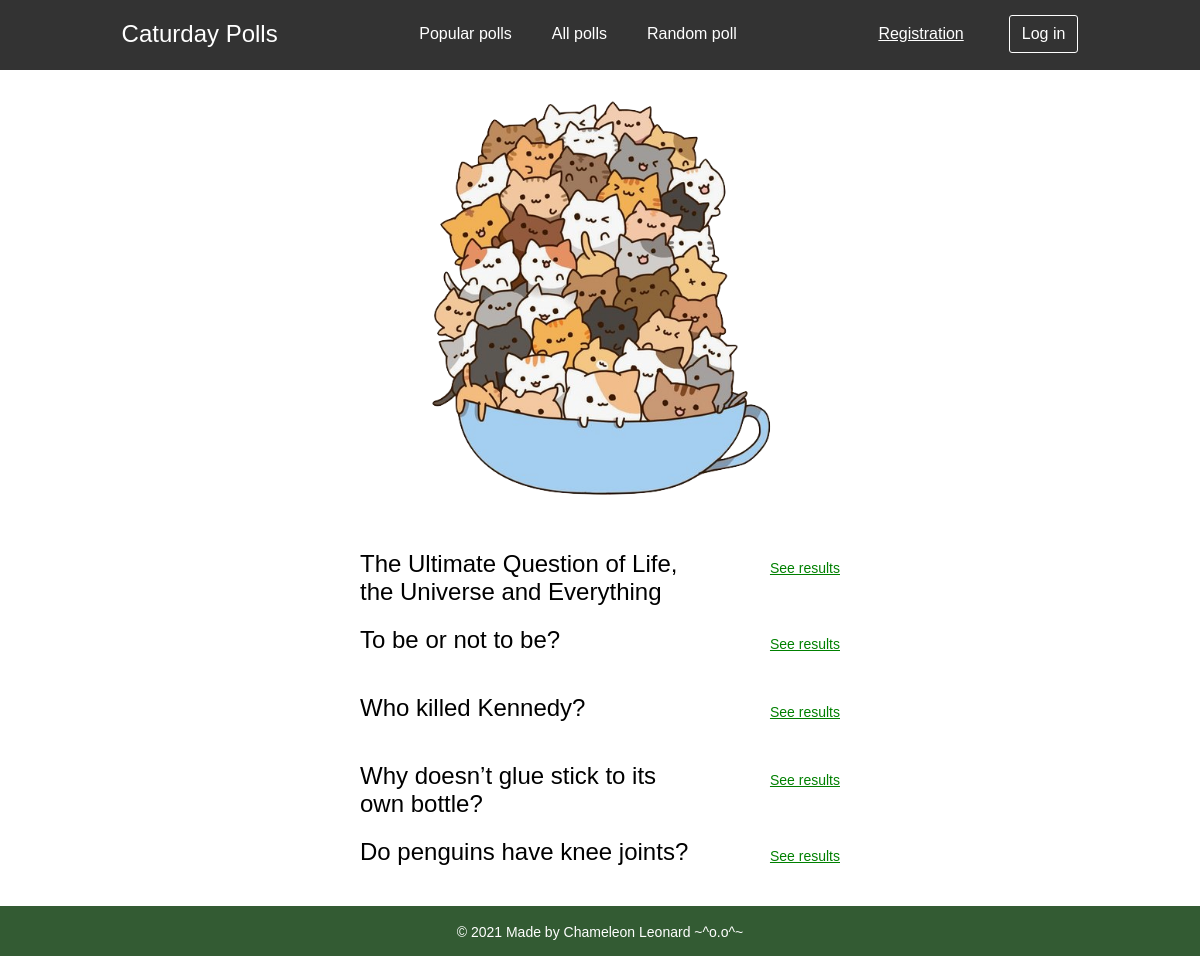
The app's page /polls/popular/ with its own data.
### catpolls/models.py (models this page shows, shortened)
class Catuestion(models.Model):
    catuestion_text = models.CharField(max_length=200)
    publication_date = models.DateTimeField('date published')
    catuestion_image = models.ImageField(upload_to='polls-img/', default='polls-img/img23.jpg')
    def was_published_recently(self):
        now = timezone.now()
        return now - datetime.timedelta(days=1) <= self.publication_date <= now
    was_published_recently.admin_order_field = 'publication_date'
    was_published_recently.boolean = True
    was_published_recently.short_description = 'Published recently?'

### catpolls/views.py (the view)
# urls.py: path('popular/', views.PopularView.as_view(), name='popular'),
class PopularView(generic.ListView):
    template_name = 'catpolls/popular.html'
    context_object_name = 'popular_catuestion_list'
    def get_queryset(self):
        return Catuestion.objects.annotate(
            sum_votes=Sum('cachoice__cavotes')
        ).order_by('-sum_votes')[:5]

### catpolls/templates/catpolls/popular.html
{% extends 'catpolls/index.html' %}
{% load static %}
{% block content %}
    <div class="image">
        <img src="{% static 'catpolls/images/img30.png' %}">
    </div>
    <div class="question-list">
        {% if popular_catuestion_list %}
            <ul>
                {% for catuestion in popular_catuestion_list %}
                    <li><p class="li-block1"><a id="ques" href="{% url 'catpolls:detail' catuestion.id %}">{{ catuestion.catuestion_text }}</a></p>
                        <p class="li-block2"><a id="res" href="{% url 'catpolls:results' catuestion.id %}">See results</a></p></li>
                {% endfor %}
            </ul>
        {% else %}
            <p>No polls are available.</p>
        {% endif %}
    </div>
{% endblock %}

### catpolls/static/catpolls/css/style.css (style rules this page uses)
* { margin: 0; padding: 0; }
html { height: 100vh; }
body { font-family: Arial, sans-serif; font-weight: normal; }
.image img { display: block; float: center; margin: 30px auto; max-height: 400px; max-width: 100%; }
.question-list ul { list-style-type: none; padding: 10px; }
.question-list li { padding: 10px 0; min-height: 3em; }
.li-block1 { display: inline-block; width: 70%; }
.li-block2 { display: inline-block; float: right; }
#ques { color: #000; text-decoration: none; font-size: 24px; }
#res { color: green; text-decoration: underline; font-size: 14px; float: right; padding-top: 10px; }

### records on screen
Catuestion: catuestion_text "The Ultimate Question of Life, the Universe and Everything"
Catuestion: catuestion_text "To be or not to be?"
Catuestion: catuestion_text "Who killed Kennedy?"
Catuestion: catuestion_text "Why doesn’t glue stick to its own bottle?"
Catuestion: catuestion_text "Do penguins have knee joints?"
